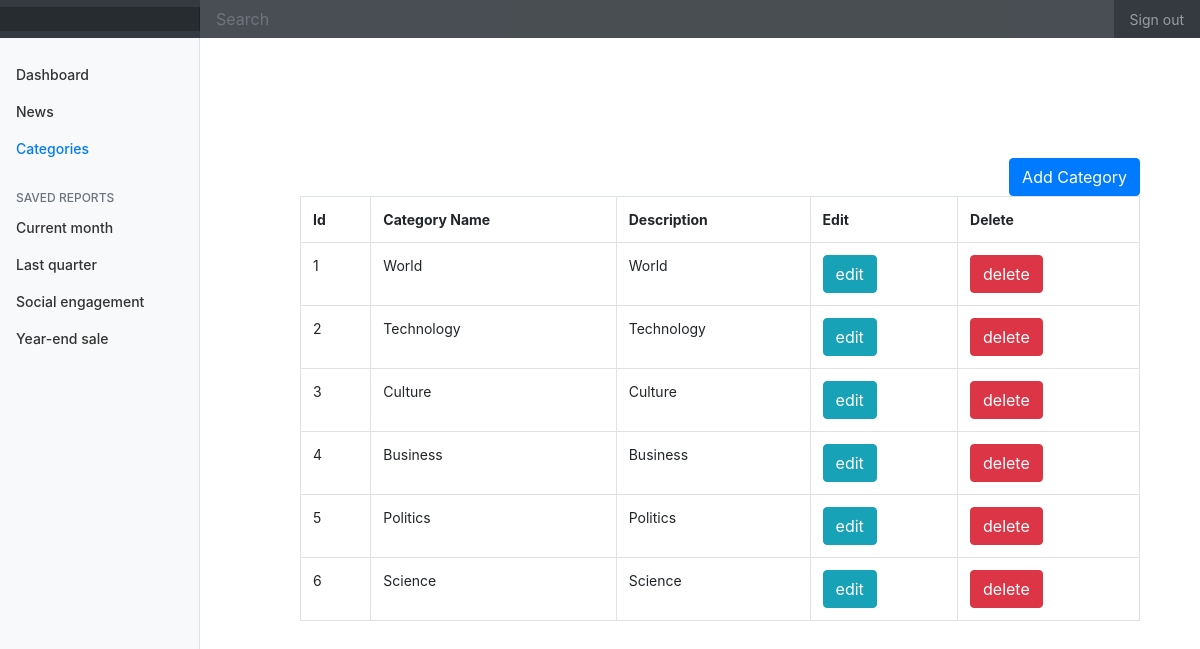
The app's page /category.php with its own data.
### tables this page shows
CREATE TABLE `category` (
  `id` int(10) UNSIGNED NOT NULL,
  `category_name` varchar(255) NOT NULL,
  `des` text NOT NULL
);

### category.php (the view)
<?php
$page='category';
include('include/header.php');
?>
<div style="width: 70%; margin-left: 25%; margin-top: 10%">
    <div class="text-right">
        <a class="btn btn-primary" href="addcaegory.php">Add Category</a>
    </div>
    <table class="table table-bordered">
        <tr>
            <th>Id</th>
            <th>Category Name</th>
            <th>Description</th>
            <th>Edit</th>
            <th>Delete</th>
        </tr>
        <?php
        include('config.php');
        $query=mysqli_query($conn,"select * from category");
        while($row=mysqli_fetch_array($query)){
        ?>
        <tr>
            <td><?php echo $row['id'];?></td>
            <td><?php echo $row['category_name'];?></td>
            <td><?php echo substr($row['des'],0,200 );?></td>
            <td> <a href="edit.php?edit=<?php echo $row['id']; ?>" class="btn btn-info" >edit</a></td>
            <td> <a href="delete.php?del=<?php echo $row['id']; ?>" class="btn btn-danger" >delete</a></td>
        </tr>
        <?php } ?>
    </table>
</div>

### include/header.php (shortened to what this page needs)
<!doctype html>
<html lang="en">
  <head>
   <link rel="stylesheet" href="https://maxcdn.bootstrapcdn.com/bootstrap/4.3.1/css/bootstrap.min.css">
<link href=" style/dashboard.css" rel="stylesheet">
  </head>
  <body>
    <nav class="navbar navbar-dark sticky-top bg-dark flex-md-nowrap p-0">
      <a class="navbar-brand col-sm-3 col-md-2 mr-0" href="#"></a>
      <input class="form-control form-control-dark w-100" type="text" placeholder="Search" aria-label="Search">
      <ul class="navbar-nav px-3">
        <li class="nav-item text-nowrap">
          <a class="nav-link" href="#">Sign out</a>
        </li>
      </ul>
    </nav>
    <div class="container-fluid">
      <div class="row">
        <nav class="col-md-2 d-none d-md-block bg-light sidebar">
          <div class="sidebar-sticky">
            <ul class="nav flex-column">
              <li class="nav-item">
                <a class="nav-link <?php if($page=='home'){echo 'active';} ?>  " href="home.php">
                  Dashboard <span class="sr-only">(current)</span>
                </a>
              </li>
            <li class="nav-item active">
                <a class="nav-link <?php if($page=='news'){echo 'active';} ?> " href="news.php">
                  News
                </a>
              </li>
              <li class="nav-item">
                <a class="nav-link  <?php if($page=='category'){echo 'active';} ?>  " href="category.php">
                  Categories
                </a>
              </li>
            </ul>
            <h6 class="sidebar-heading d-flex justify-content-between align-items-center px-3 mt-4 mb-1 text-muted">
              <span>Saved reports</span>
            </h6>
            <ul class="nav flex-column mb-2">
              <li class="nav-item">
                <a class="nav-link" href="#">
                  Current month
                </a>
              </li>
              <li class="nav-item">
                <a class="nav-link" href="#">
                  Last quarter
                </a>
              </li>
              <li class="nav-item">
                <a class="nav-link" href="#">
                  Social engagement
                </a>
              </li>
              <li class="nav-item">
                <a class="nav-link" href="#">
                  Year-end sale
                </a>
              </li>
            </ul>
          </div>
        </nav>

### style/dashboard.css (style rules this page uses)
body { font-size: .875rem; }
.sidebar { position: fixed; top: 0; bottom: 0; left: 0; z-index: 100; padding: 0; box-shadow: inset -1px 0 0 rgba(0, 0, 0, .1); }
.sidebar-sticky { position: -webkit-sticky; position: sticky; top: 48px; height: calc(100vh - 48px); padding-top: .5rem; overflow-x: hidden; overflow-y: auto; }
.sidebar .nav-link { font-weight: 500; color: #333; }
.sidebar .nav-link.active { color: #007bff; }
.sidebar-heading { font-size: .75rem; text-transform: uppercase; }
.navbar-brand { padding-top: .75rem; padding-bottom: .75rem; font-size: 1rem; background-color: rgba(0, 0, 0, .25); box-shadow: inset -1px 0 0 rgba(0, 0, 0, .25); }
.navbar .form-control { padding: .75rem 1rem; border-width: 0; border-radius: 0; }
.form-control-dark { color: #fff; background-color: rgba(255, 255, 255, .1); border-color: rgba(255, 255, 255, .1); }

### records on screen
category: id "1", category_name "World", des "World"
category: id "2", category_name "Technology", des "Technology"
category: id "3", category_name "Culture", des "Culture"
category: id "4", category_name "Business", des "Business"
category: id "5", category_name "Politics", des "Politics"
category: id "6", category_name "Science", des "Science"
